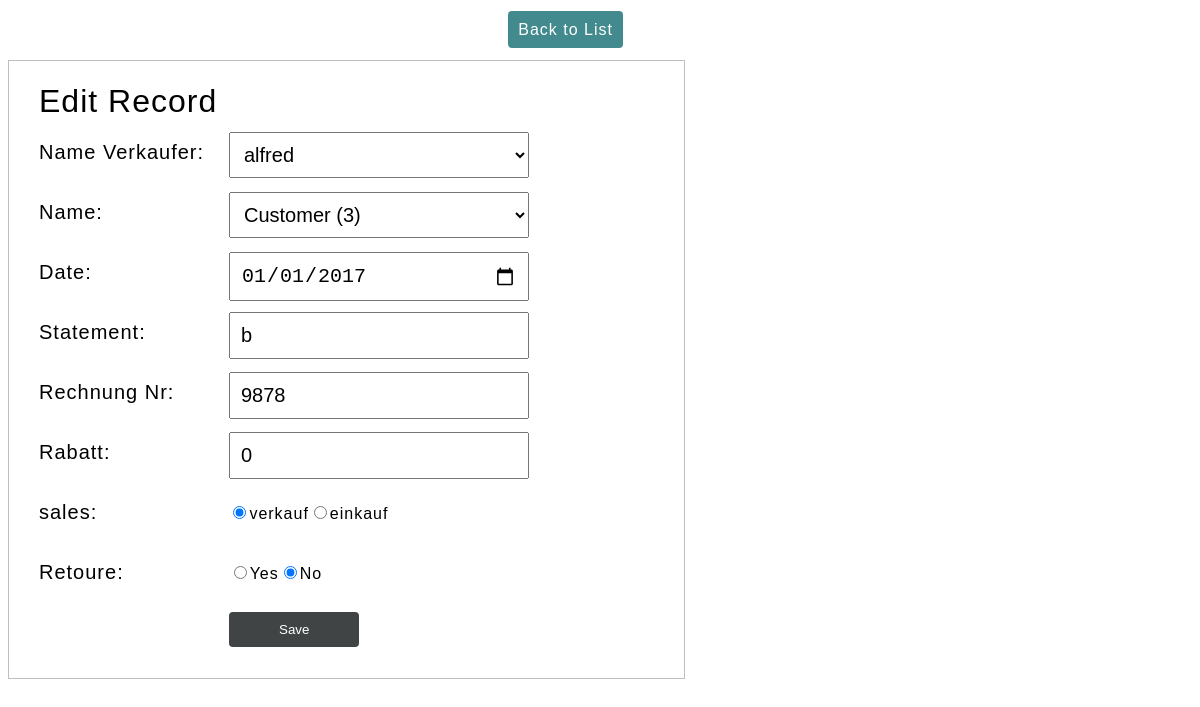
The app's page /edit_r.php?id_Invoice=7 (signed in) with its own data.
### tables this page shows
CREATE TABLE `seller` (
  `id_seller` int(11) NOT NULL,
  `number_seller` int(11) NOT NULL DEFAULT '0',
  `name_seller` varchar(30) NOT NULL,
  `address` varchar(60) NOT NULL,
  `telephon` varchar(30) NOT NULL
);

CREATE TABLE `users` (
  `id_user` int(10) NOT NULL,
  `principal` int(11) DEFAULT NULL,
  `general` int(11) DEFAULT NULL,
  `number_user` int(11) DEFAULT NULL,
  `name_user_ar` varchar(255) DEFAULT NULL,
  `name_user` varchar(255) DEFAULT NULL,
  `art` varchar(255) DEFAULT NULL,
  `art1` int(10) DEFAULT NULL,
  `benutzertyp` varchar(50) DEFAULT NULL,
  `address` varchar(50) DEFAULT NULL,
  `telephon` varchar(50) DEFAULT NULL,
  `mobile` varchar(50) DEFAULT NULL
);

CREATE TABLE `invoice` (
  `id_Invoice` int(11) NOT NULL,
  `id_seller` int(11) NOT NULL,
  `active` tinyint(1) NOT NULL DEFAULT '1',
  `id_user` int(11) NOT NULL,
  `date_Invoice` date NOT NULL,
  `statement_invoice` varchar(30) NOT NULL,
  `number_Invoice` int(11) NOT NULL,
  `art` varchar(30) NOT NULL DEFAULT 'rechnung',
  `retoure` varchar(10) NOT NULL,
  `sales` varchar(30) NOT NULL,
  `rabatt_r` float NOT NULL DEFAULT '0'
);

### edit_r.php (the view, shortened to what this page needs)
<?php
if(isset($_COOKIE['user'] )&& $_COOKIE['user'] != ''){
require_once("db.php");
 $sql = "SELECT invoice.id_Invoice, invoice.active, invoice.id_user, invoice.id_seller, invoice.date_Invoice, invoice.statement_invoice, invoice.number_Invoice, invoice.art, invoice.retoure, invoice.sales, invoice.rabatt_r, users.id_user, users.number_user, users.name_user, users.benutzertyp, users.address, users.telephon, seller.id_seller, seller.name_seller
FROM seller RIGHT JOIN (users RIGHT JOIN invoice ON users.id_user = invoice.id_user) ON seller.id_seller = invoice.id_seller
WHERE id_Invoice=".$_REQUEST["id_Invoice"];
    $result = mysqli_query($con, $sql);
?>
<html>
<head>
</head>
<body>
<div style="margin:20px 0px;text-align:right;"><a href="index.php" class="button_link">Back to List</a></div>
<div class="frm-add">
<h1 class="demo-form-heading">Edit Record</h1>
<form name="frmEdit" action="" method="POST">
    <?php
        if ($result) {
              $data = mysqli_fetch_assoc($result);
    $date_Invoice = $data["date_Invoice"];
	$statement_invoice = $data["statement_invoice"];
    $number_Invoice = $data["number_Invoice"];
    $retoure = $data["retoure"];
    $sales = $data["sales"];
    $rabatt_r = $data["rabatt_r"];
    ?>
  <div class="demo-form-row">
	  <label>Name Verkaufer: </label>
   <select class="ns demo-form-field" name="id_seller" required>
                    <option value ="<?php echo $data["id_seller"] ?>"><?php echo  $data["name_seller"]; ?></option>
    </select>
    </div>
  <div class="demo-form-row">
	  <label>Name: </label>
   <select class="ns demo-form-field" name="id_user">
                   <option value="<?php echo $data["id_user"] ?>"><?php echo  $data["name_user"]; ?></option>
    </select>
    </div>
  <div class="demo-form-row">
	  <label>Date: </label>
    <input type="date" name="date_Invoice" class="demo-form-field" value="<?php echo $date_Invoice; ?>" required />
  </div>
  <div class="demo-form-row">
	  <label>Statement: </label>
    <input type="text" name="statement_invoice" class="demo-form-field" value="<?php echo $statement_invoice; ?>" required />
  </div>
  <div class="demo-form-row">
      <label>Rechnung Nr: </label>
    <input type="text" name="number_Invoice" class="demo-form-field" value="<?php echo $number_Invoice; ?>" required />
  </div>
<div class="demo-form-row">
      <label>Rabatt: </label>
    <input type="text" name="rabatt_r" class="demo-form-field" value="<?php echo $rabatt_r; ?>" required />
  </div>
   <?php
		$verkauf = "";
		$einkauf = "";
            if ($sales == "verkauf") {
				$verkauf = "checked";
			}else {
				$einkauf = "checked";
			}
        echo"<br>";
        echo '<div>';
		echo '<label for="sales">sales:&nbsp;&nbsp;&nbsp;&nbsp;&nbsp;&nbsp;&nbsp;&nbsp;&nbsp;&nbsp;&nbsp;&nbsp;&nbsp;&nbsp;&nbsp;&nbsp;&nbsp;&nbsp;&nbsp;&nbsp;</label>';
		echo '<input type="radio" name="sales" value="verkauf" id="verkauf" '.$verkauf.'>';
		echo '<for="verkauf">verkauf</label>';
		echo '<input type="radio" name="sales" value="einkauf" id="einkauf" '.$einkauf.'>';
		echo '<for="einkauf">einkauf</label>';
	    echo '</div>';
		$Yes = "";
		$No = "";
            if ($retoure == "Yes") {
				$Yes = "checked";
			}else {
				$No = "checked";
			}
        echo"<br>";
        echo '<div>';
		echo '<label for="retoure">Retoure:&nbsp;&nbsp;&nbsp;&nbsp;&nbsp;&nbsp;&nbsp;&nbsp;&nbsp;&nbsp;&nbsp;&nbsp;&nbsp;&nbsp;&nbsp;&nbsp;</label>';
		echo '<input type="radio" name="retoure" value="Yes" id="Yes" '.$Yes.'>';
		echo '<for="Yes">Yes</label>';
		echo '<input type="radio" name="retoure" value="No" id="No" '.$No.'>';
		echo '<for="No">No</label>';
	    echo '</div>';
?>
    <div class="demo-form-row">
        <?php
		}
	?>
  <input name="save_record" type="submit" value="Save" class="demo-form-submit">
  </div><br>
     </form>
</div>
    <?php
            }  else {
    header("Location: login.php");
}
            ?>
</body>
</html>

### edit_r.php (style rules this page uses)
body { width:615px;font-family:arial;letter-spacing:1px;line-height:20px; }
.button_link { color:#FFF;text-decoration:none; background-color:#428a8e;padding:10px;border-radius: 4px; }
.frm-add { position: relative;width:615px;border: #c3bebe 1px solid; padding: 30px; }
.demo-form-heading { margin-top:0px;font-weight: 500; }
.demo-form-row { margin-top:20px; }
.demo-form-row input { position: absolute;left:220px; }
.demo-form-row select { position: absolute;left:220px; }
label { font-size: 20px; line-height: 40px; }
.demo-form-field { width:300px;padding:10px;font-size: 20px; }
.demo-form-submit { color:#FFF;background-color:#414444;padding:10px 50px;border:0px;cursor:pointer;border-radius: 4px; }

### records on screen
seller: id_seller "alfred", id_user "Customer (3)", date_Invoice "01/01/2017", statement_invoice "b", number_Invoice "9878", rabatt_r "0"
